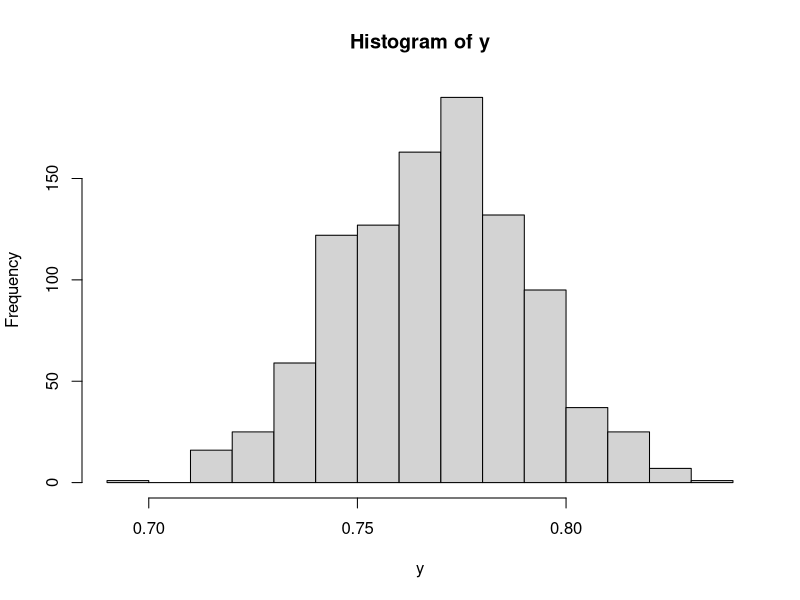

Write R code to recreate this figure.
## ---- chunk 1
knitr::opts_chunk$set(echo = TRUE)
## ---- chunk 2
thetaMLE = 73/95
p1 = (1 - thetaMLE)*(1 - thetaMLE)
p2 = 2*thetaMLE*(1-thetaMLE)
p3 = thetaMLE * thetaMLE
multinom<-rmultinom(1000,190,c(p1,p2,p3))
y<-rep(0,1000)
for(i in 1:1000) {y[i]<-((2*multinom[3,i]+multinom[2,i])/(2*190))}
hist(y)
sy<-sort(y)
varTheta<-var(y)
varDif<-abs(varTheta-0.000468)
standardError <- sqrt(varTheta)
stdDif<-abs(standardError-0.02164)
print(paste("Bootstrapped variance is", varTheta))
print(paste("This is a difference of ", varDif, "from my asymptotic variance 0.000468"))
print(paste("Bootstrappd standard error is:", standardError))
## ---- chunk 3
z<-rep(0,1000)
for(i in 1:1000) {z[i]<-(sy[i]-thetaMLE)}
upperBound<-thetaMLE-z[5]
lowerBound<-thetaMLE-z[995]
print(paste("Confidence interval is (", upperBound, ", ", lowerBound, ")"))
print(paste("Compared by my estimated interval of (0.8241, 0.7127) we get:"))
lowerBoundDiff<-abs(lowerBound - 0.7127)
upperBoundDiff<-abs(upperBound - 0.8241)
print(paste("Lower bounds have a difference of ", lowerBoundDiff))
print(paste("Upper bounds have a difference of ", upperBoundDiff))
